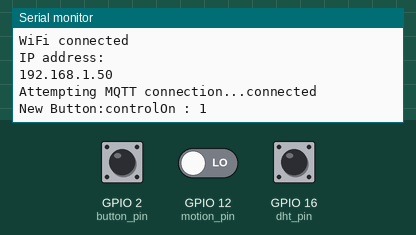
Recording of a sketch running on a simulated ESP8266 (NodeMCU). On the bench: the last lines printed to the serial monitor. Inputs (shaded band) come from the test bench; at power-on: GPIO 12 (motion_pin) LOW, GPIO 2 (button_pin) LOW, GPIO 16 (dht_pin) HIGH. WiFi joins after 1.5 s; servers stay silent unless stated; no MQTT or app messages arrive unless stated.

Above: at 2.7 s.
2.8 s: GPIO 12 (motion_pin) driven HIGH
At 3.5 s:
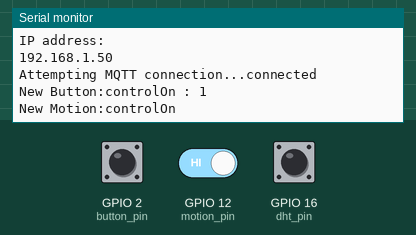
11.7 s: GPIO 12 (motion_pin) driven LOW
At 12.7 s:
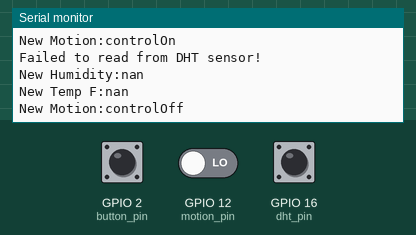

Measured:
- after the input at 2.8 s, the serial monitor: prints a new line at once (image 1)
- after the input at 11.7 s, the serial monitor: prints a new line at once (image 2)

The sketch:

e_pir_dht11_btn.ino
```cpp
#include <ESP8266WiFi.h>
#include <PubSubClient.h>
#include <DHT.h>
#include <Adafruit_Sensor.h>

#define wifi_ssid "________WIFI_SSID________"
#define wifi_password "________WIFI_PASS________"

#define mqtt_server "________MQTT_SERVER________"
#define mqtt_user "________MQTT_USER________"
#define mqtt_password "________MQTT_PASS________"

#define motion_topic "sensor/motion1"
#define button_topic "sensor/button1"
#define humidity_topic "sensor/humidity1"
#define temp_topic "sensor/temp1"

#define motion_pin 12
#define button_pin 2

#define dht_type DHT11
#define dht_pin 16

int motionState = 0;
int buttonState = 2;
int buttonCount = 0;

DHT dht(dht_pin, dht_type, 11); // 11 works fine for ESP8266

float humidity, temp_f;  // Values read from sensor
// Generally, you should use "unsigned long" for variables that hold time
unsigned long previousMillis = 0;        // will store last temp was read
const long interval = 10000;              // interval at which to read sensor in seconds

WiFiClient espClient;
PubSubClient client(espClient);

void setup() {
  Serial.begin(115200);
  dht.begin();           // initialize temperature sensor
  setup_wifi();          // connect to wifi
  client.setServer(mqtt_server, 1883);

  //pinMode(0, OUTPUT);
  pinMode(motion_pin, INPUT);
  pinMode(button_pin, INPUT);
}

void setup_wifi() {
  delay(10);
  // We start by connecting to a WiFi network
  Serial.println();
  Serial.print("Connecting to ");
  Serial.println(wifi_ssid);

  WiFi.begin(wifi_ssid, wifi_password);

  while (WiFi.status() != WL_CONNECTED) {
    delay(500);
    Serial.print(".");
  }

  Serial.println("");
  Serial.println("WiFi connected");
  Serial.println("IP address: ");
  Serial.println(WiFi.localIP());
}

void reconnect() {
  // Loop until we're reconnected
  while (!client.connected()) {
    Serial.print("Attempting MQTT connection...");
    // Attempt to connect
    if (client.connect("ESP8266Client", mqtt_user, mqtt_password)) {
      Serial.println("connected");
    } else {
      Serial.print("failed, rc=");
      Serial.print(client.state());
      Serial.println(" try again in 5 seconds");
      // Wait 5 seconds before retrying
      delay(5000);
    }
  }
}

void loop() {
  if (!client.connected()) {
    reconnect();
  }
  client.loop();
  // Read the sensor
  int currentRead = digitalRead(motion_pin);
  // If motion is detected we don't want to 'spam' the service
  if(currentRead != motionState) {
    motionState = currentRead;
    String message = motionState ? "controlOn" : "controlOff";
    Serial.print("New Motion:");
    Serial.println(String(message).c_str());
    client.publish(motion_topic, String(message).c_str(), true);
  }
  int currentRead2 = digitalRead(button_pin);
  if(currentRead2 == buttonState && buttonState == 0 && buttonCount < 1) {
    buttonCount = buttonCount + 1;
    String message = "controlOn";
    Serial.print("New Button:");
    Serial.println(String(message + " : " + buttonCount).c_str());
    client.publish(button_topic, String(message).c_str(), true);
  }
  if(currentRead2 != buttonState) {
    buttonState = currentRead2;
    if (buttonCount > 0) {
      buttonCount = 0;
    }
  }

  unsigned long currentMillis = millis();

  if(currentMillis - previousMillis >= interval) {
    // save the last time you read the sensor
    previousMillis = currentMillis;
    gettemperature();
    String message = String(humidity);
    Serial.print("New Humidity:");
    Serial.println(String(message).c_str());
    client.publish(humidity_topic, String(message).c_str(), true);

    message = String(temp_f);
    Serial.print("New Temp F:");
    Serial.println(String(message).c_str());
    client.publish(temp_topic, String(message).c_str(), true);
  }
}

void gettemperature() {
  // Wait at least 2 seconds seconds between measurements.
  // if the difference between the current time and last time you read
  // the sensor is bigger than the interval you set, read the sensor
  // Works better than delay for things happening elsewhere also


  // Reading temperature for humidity takes about 250 milliseconds!
  // Sensor readings may also be up to 2 seconds 'old' (it's a very slow sensor)
  humidity = dht.readHumidity();          // Read humidity (percent)
  temp_f = dht.readTemperature(true);     // Read temperature as Fahrenheit
  // Check if any reads failed and exit early (to try again).
  if (isnan(humidity) || isnan(temp_f)) {
    Serial.println("Failed to read from DHT sensor!");
    return;
  }
}
```
